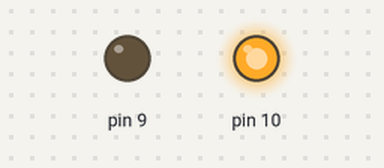
Bench run of a sketch on a simulated Arduino Uno, built with avr-gcc and run on an emulated ATmega328P. Shown: output pins drawn as LEDs (lit = HIGH).

Above: at 0.1 s.
At 3.7 s:
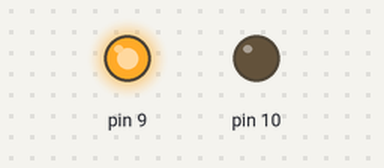
Timing chart, 0 to 5.2 s (numbered marks = the images above):
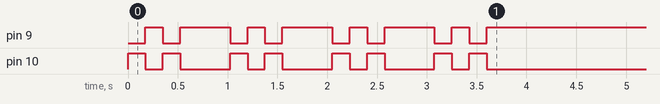

The sketch:

Outputs_Review.ino
```cpp
int x;

void setup()
{
  pinMode(9, OUTPUT);
  pinMode(10, OUTPUT);
  for(int x = 0; x < 4; x++)
  {
    digitalWrite(9, LOW);
    digitalWrite(10, HIGH);
    delay(175);
    digitalWrite(9, HIGH);
    digitalWrite(10, LOW);
    delay(175);
    digitalWrite(9, LOW);
    digitalWrite(10, HIGH);
    delay(175);
    digitalWrite(9, HIGH);
    digitalWrite(10, LOW);
    delay(500);
  }
}

void loop()
{

}
```
